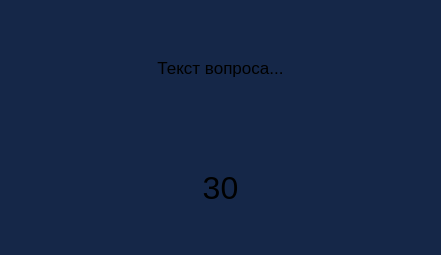
<?xml version="1.0" encoding="UTF-8"?>
<ui version="4.0">
 <class>QuestionDialog</class>
 <widget class="QDialog" name="QuestionDialog">
  <property name="geometry">
   <rect>
    <x>0</x>
    <y>0</y>
    <width>441</width>
    <height>255</height>
   </rect>
  </property>
  <property name="minimumSize">
   <size>
    <width>441</width>
    <height>255</height>
   </size>
  </property>
  <property name="styleSheet">
   <string notr="true">background-color:#152748;</string>
  </property>
  <layout class="QVBoxLayout" name="verticalLayout">
   <item>
    <widget class="QLabel" name="questionLabel">
     <property name="font">
      <font>
       <pointsize>13</pointsize>
      </font>
     </property>
     <property name="text">
      <string>Текст вопроса...</string>
     </property>
     <property name="alignment">
      <set>Qt::AlignmentFlag::AlignCenter</set>
     </property>
     <property name="wordWrap">
      <bool>true</bool>
     </property>
    </widget>
   </item>
   <item>
    <widget class="QLabel" name="timerLabel">
     <property name="styleSheet">
      <string notr="true">font-size: 24pt;</string>
     </property>
     <property name="text">
      <string>30</string>
     </property>
     <property name="alignment">
      <set>Qt::AlignmentFlag::AlignCenter</set>
     </property>
    </widget>
   </item>
  </layout>
 </widget>
 <resources/>
 <connections/>
</ui>
